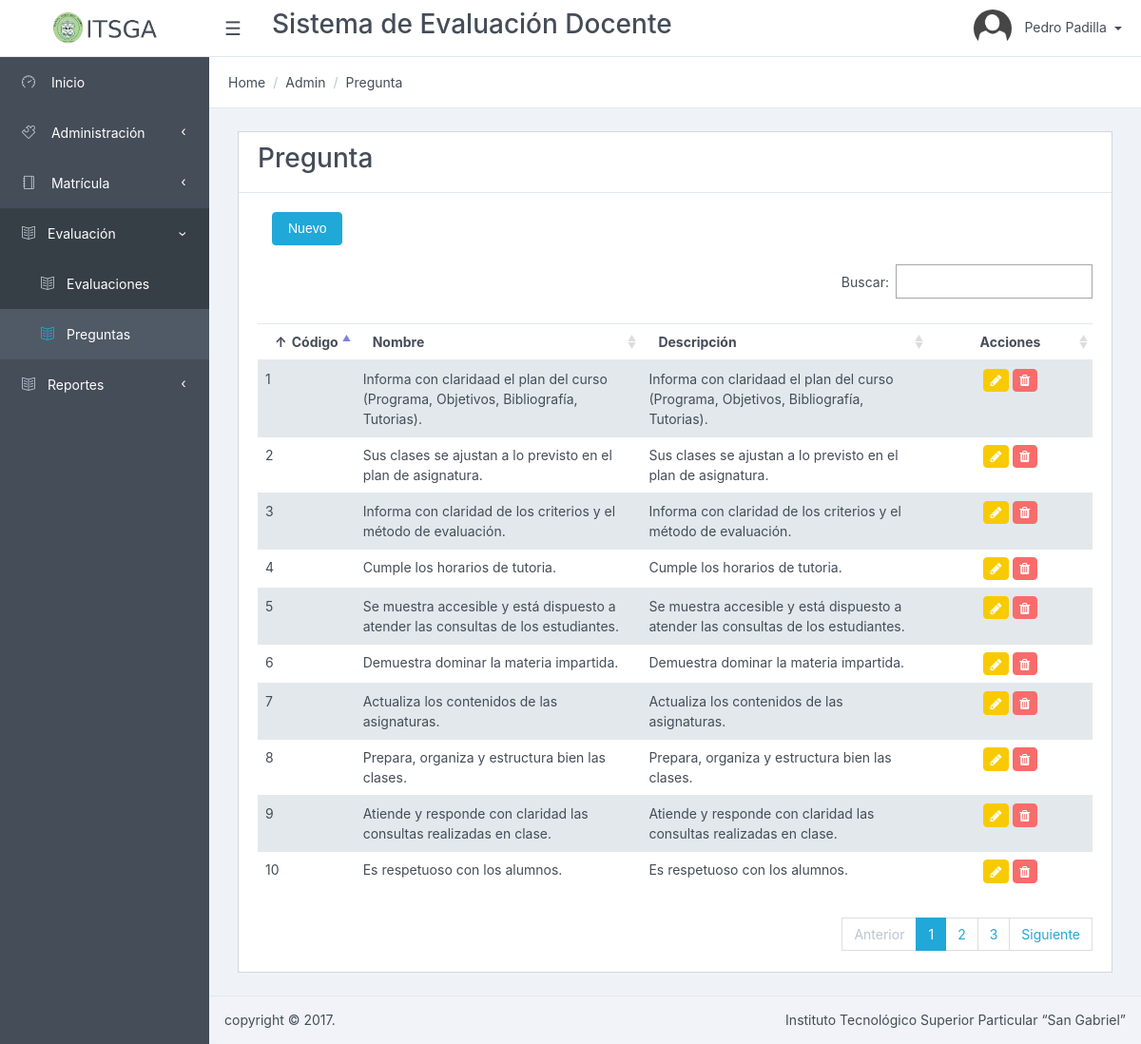
Screenshot of /Pregunta/listar/ (signed in) with the database file from the repository.
### tables this page shows
CREATE TABLE `pregunta` (
  `pregunta_id` int(11) NOT NULL AUTO_INCREMENT,
  `nombre` varchar(256) NOT NULL,
  `descripcion` varchar(512) DEFAULT NULL,
  `estado` tinyint(1) NOT NULL DEFAULT '1',
  `unica` tinyint(4) NOT NULL DEFAULT '0',
  PRIMARY KEY (`pregunta_id`)
);

### app/controllers/PreguntaController.php (called while the page is built, shortened)
<?php
require_once (PATH_MODELS . "/PreguntaModel.php");
class PreguntaController {
	public function listar() {
		$model = new PreguntaModel();
		$datos = $model->getlistadoPreguntas();
		require_once PATH_VIEWS."/Pregunta/view.list.php";
	}
}

### index.php (called while the page is built, shortened)
<?php
if(isset($_GET['action'])){
	$redirect = ($_GET['action']!='')?$_GET['action']:"listar";
}
$controller = new $controllerName();
$controller->$redirect();
?>

### public/views/Pregunta/index.php (called while the page is built, shortened)
<?php
require_once("../../../index.php");
?>

### app/models/PreguntaModel.php (called while the page is built, shortened)
<?php
require_once(PATH_MODELS."/BaseModel.php");
class PreguntaModel {
	public function getlistadoPreguntas(){
		$model = new BaseModel();
		$sql = "select *, pregunta_id as id from pregunta where estado=1";
		return $model->execSql($sql, array(),true);
	}
}

### app/models/BaseModel.php (called while the page is built, shortened)
<?php
class BaseModel {
	private $pdo;
	private function openConexion() {
		try {
			$this->pdo = new PDO ( 'mysql:host=' . HOSTNAME_DATABASE . ';dbname=' . DATABASE . ';charset=utf8', USERNAME, PASSWORD );
			$this->pdo->setAttribute ( PDO::ATTR_ERRMODE, PDO::ERRMODE_EXCEPTION );
		} catch ( Exception $e ) {
			die ( $e->getMessage () );
		}
	}
	private function closeConexion() {
		$this->pdo = null;
	}
	public function execSql($sql, $parameters, $list = false, $obtainId = false) {
		try {
			$stm = $this->pdo->prepare ( $sql );
			$stm->execute ( $parameters );
			if ($obtainId) {
				$result = $this->pdo->lastInsertId ();
			} else {
				if ($list) {
					$result = $stm->fetchAll ( PDO::FETCH_OBJ );
				} else {
					$result = $stm->fetch ( PDO::FETCH_OBJ );
				}
			}
		} catch ( Exception $e ) {
			die ( $e->getMessage () );
		}
		return $result;
	}
}

### public/views/Pregunta/view.list.php (the view, shortened to what this page needs)
<?php include_once PATH_TEMPLATE.'/header.php';?>
<div class="card">
<div class="card-header">
    	<h3>Pregunta</h3>
</div>
<div class="card-block">
	<div class="col-lg-12">
		<button type="button" data-id="0" class="btn btn-primary" data-toggle="modal" data-target="#myModal">
          Nuevo
         </button>
	</div>
	<table class="table table-striped" id="dataTables-example" >
    <thead>
	    <tr>
	    	<th>Código</th>
	    	<th>Nombre</th>
	    	<th>Descripción</th>
		    <th style="text-align: center; width: 20%">Acciones</th>
	    </tr>
    </thead>
    <tbody>
    	<?php foreach ($datos as $item) {
    		echo "<tr><td>".$item->id."</td>";
    		echo "<td>".$item->nombre."</td>";
    		echo "<td>".$item->descripcion."</td>";
    		echo "<td align='center'><a href='#' class='btn btn-warning btn-sm' data-id='".$item->id."' data-toggle='modal' data-target='#myModal' title='Editar' ><i class='fa fa-pencil'></i></a>
					  <a href='javascript:if(confirm(\"Est\u00e1 seguro que desea eliminar el elemento seleccionado?\")){redirect(".$item->id.");}' class='btn btn-danger btn-sm' title='Eliminar'><i class='fa fa-trash'></i></a></td>";
    	}?>
    </tbody>
    </table>
</div>
</div>
<?php include_once PATH_TEMPLATE.'/footer.php';?>
<link href="<?php echo PATH_CSS; ?>/dataTables.bootstrap.css" rel="stylesheet">
<link href="<?php echo PATH_CSS; ?>/bootstrapValidator.min.css" rel="stylesheet">
</body>
</html>

### rows the page displays
pregunta: pregunta_id "1", nombre "Informa con claridaad el plan del curso (Programa, Objetivos, Bibliografía, Tutorias).", descripcion "Informa con claridaad el plan del curso (Programa, Objetivos, Bibliografía, Tutorias)."
pregunta: pregunta_id "2", nombre "Sus clases se ajustan a lo previsto en el plan de asignatura.", descripcion "Sus clases se ajustan a lo previsto en el plan de asignatura."
pregunta: pregunta_id "3", nombre "Informa con claridad de los criterios y el método de evaluación.", descripcion "Informa con claridad de los criterios y el método de evaluación."
pregunta: pregunta_id "4", nombre "Cumple los horarios de tutoria.", descripcion "Cumple los horarios de tutoria."
pregunta: pregunta_id "5", nombre "Se muestra accesible y está dispuesto a atender las consultas de los estudiantes.", descripcion "Se muestra accesible y está dispuesto a atender las consultas de los estudiantes."
pregunta: pregunta_id "6", nombre "Demuestra dominar la materia impartida.", descripcion "Demuestra dominar la materia impartida."
pregunta: pregunta_id "7", nombre "Actualiza los contenidos de las asignaturas.", descripcion "Actualiza los contenidos de las asignaturas."
pregunta: pregunta_id "8", nombre "Prepara, organiza y estructura bien las clases.", descripcion "Prepara, organiza y estructura bien las clases."
pregunta: pregunta_id "9", nombre "Atiende y responde con claridad las consultas realizadas en clase.", descripcion "Atiende y responde con claridad las consultas realizadas en clase."
pregunta: pregunta_id "10", nombre "Es respetuoso con los alumnos.", descripcion "Es respetuoso con los alumnos."

### other values shown
$_SESSION['SESSION_USER']->nombres "Pedro"
$_SESSION['SESSION_USER']->apellidos "Padilla"
$title "Pregunta"
